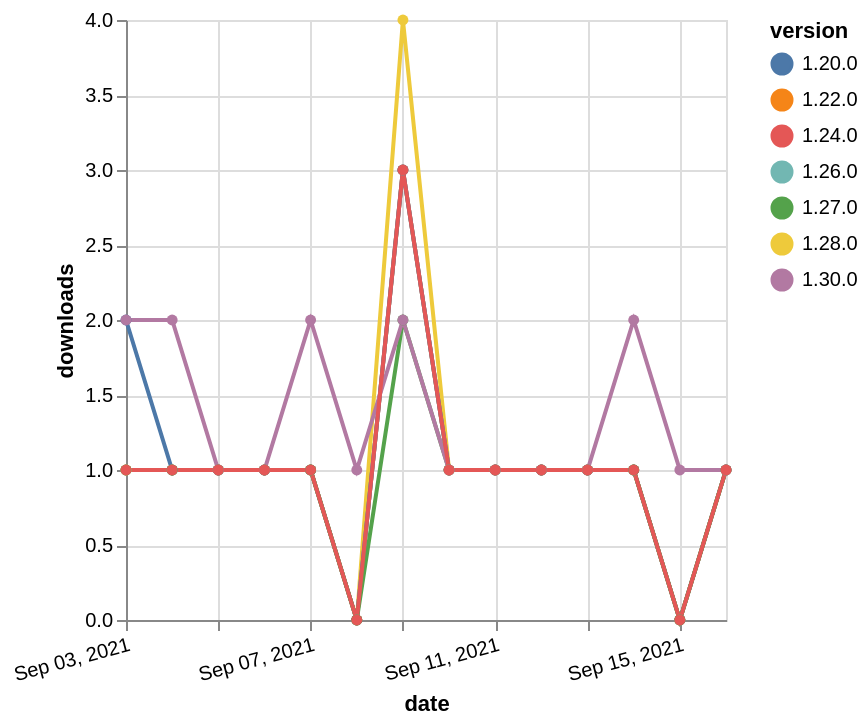

Write the Vega-Lite specification saved for this chart.
### Vega-Lite specification from a JSON file in a GitHub repository (floating-point values rounded to 4 significant figures)
{"$schema": "https://vega.github.io/schema/vega-lite/v5.json", "description": "A simple bar chart with embedded data.", "data": {"values": [{"date": "2021-09-03", "total": 283, "delta": 1, "version": "1.22.0"}, {"date": "2021-09-04", "total": 284, "delta": 1, "version": "1.22.0"}, {"date": "2021-09-05", "total": 285, "delta": 1, "version": "1.22.0"}, {"date": "2021-09-06", "total": 286, "delta": 1, "version": "1.22.0"}, {"date": "2021-09-07", "total": 287, "delta": 1, "version": "1.22.0"}, {"date": "2021-09-08", "total": 287, "delta": 0, "version": "1.22.0"}, {"date": "2021-09-09", "total": 290, "delta": 3, "version": "1.22.0"}, {"date": "2021-09-10", "total": 291, "delta": 1, "version": "1.22.0"}, {"date": "2021-09-11", "total": 292, "delta": 1, "version": "1.22.0"}, {"date": "2021-09-12", "total": 293, "delta": 1, "version": "1.22.0"}, {"date": "2021-09-13", "total": 294, "delta": 1, "version": "1.22.0"}, {"date": "2021-09-14", "total": 295, "delta": 1, "version": "1.22.0"}, {"date": "2021-09-15", "total": 295, "delta": 0, "version": "1.22.0"}, {"date": "2021-09-16", "total": 296, "delta": 1, "version": "1.22.0"}, {"date": "2021-09-03", "total": 202, "delta": 1, "version": "1.28.0"}, {"date": "2021-09-04", "total": 203, "delta": 1, "version": "1.28.0"}, {"date": "2021-09-05", "total": 204, "delta": 1, "version": "1.28.0"}, {"date": "2021-09-06", "total": 205, "delta": 1, "version": "1.28.0"}, {"date": "2021-09-07", "total": 206, "delta": 1, "version": "1.28.0"}, {"date": "2021-09-08", "total": 206, "delta": 0, "version": "1.28.0"}, {"date": "2021-09-09", "total": 210, "delta": 4, "version": "1.28.0"}, {"date": "2021-09-10", "total": 211, "delta": 1, "version": "1.28.0"}, {"date": "2021-09-11", "total": 212, "delta": 1, "version": "1.28.0"}, {"date": "2021-09-12", "total": 213, "delta": 1, "version": "1.28.0"}, {"date": "2021-09-13", "total": 214, "delta": 1, "version": "1.28.0"}, {"date": "2021-09-14", "total": 215, "delta": 1, "version": "1.28.0"}, {"date": "2021-09-15", "total": 215, "delta": 0, "version": "1.28.0"}, {"date": "2021-09-16", "total": 216, "delta": 1, "version": "1.28.0"}, {"date": "2021-09-03", "total": 152, "delta": 1, "version": "1.26.0"}, {"date": "2021-09-04", "total": 153, "delta": 1, "version": "1.26.0"}, {"date": "2021-09-05", "total": 154, "delta": 1, "version": "1.26.0"}, {"date": "2021-09-06", "total": 155, "delta": 1, "version": "1.26.0"}, {"date": "2021-09-07", "total": 156, "delta": 1, "version": "1.26.0"}, {"date": "2021-09-08", "total": 156, "delta": 0, "version": "1.26.0"}, {"date": "2021-09-09", "total": 159, "delta": 3, "version": "1.26.0"}, {"date": "2021-09-10", "total": 160, "delta": 1, "version": "1.26.0"}, {"date": "2021-09-11", "total": 161, "delta": 1, "version": "1.26.0"}, {"date": "2021-09-12", "total": 162, "delta": 1, "version": "1.26.0"}, {"date": "2021-09-13", "total": 163, "delta": 1, "version": "1.26.0"}, {"date": "2021-09-14", "total": 164, "delta": 1, "version": "1.26.0"}, {"date": "2021-09-15", "total": 164, "delta": 0, "version": "1.26.0"}, {"date": "2021-09-16", "total": 165, "delta": 1, "version": "1.26.0"}, {"date": "2021-09-03", "total": 216, "delta": 2, "version": "1.20.0"}, {"date": "2021-09-04", "total": 217, "delta": 1, "version": "1.20.0"}, {"date": "2021-09-05", "total": 218, "delta": 1, "version": "1.20.0"}, {"date": "2021-09-06", "total": 219, "delta": 1, "version": "1.20.0"}, {"date": "2021-09-07", "total": 220, "delta": 1, "version": "1.20.0"}, {"date": "2021-09-08", "total": 220, "delta": 0, "version": "1.20.0"}, {"date": "2021-09-09", "total": 223, "delta": 3, "version": "1.20.0"}, {"date": "2021-09-10", "total": 224, "delta": 1, "version": "1.20.0"}, {"date": "2021-09-11", "total": 225, "delta": 1, "version": "1.20.0"}, {"date": "2021-09-12", "total": 226, "delta": 1, "version": "1.20.0"}, {"date": "2021-09-13", "total": 227, "delta": 1, "version": "1.20.0"}, {"date": "2021-09-14", "total": 228, "delta": 1, "version": "1.20.0"}, {"date": "2021-09-15", "total": 228, "delta": 0, "version": "1.20.0"}, {"date": "2021-09-16", "total": 229, "delta": 1, "version": "1.20.0"}, {"date": "2021-09-03", "total": 145, "delta": 1, "version": "1.27.0"}, {"date": "2021-09-04", "total": 146, "delta": 1, "version": "1.27.0"}, {"date": "2021-09-05", "total": 147, "delta": 1, "version": "1.27.0"}, {"date": "2021-09-06", "total": 148, "delta": 1, "version": "1.27.0"}, {"date": "2021-09-07", "total": 149, "delta": 1, "version": "1.27.0"}, {"date": "2021-09-08", "total": 149, "delta": 0, "version": "1.27.0"}, {"date": "2021-09-09", "total": 151, "delta": 2, "version": "1.27.0"}, {"date": "2021-09-10", "total": 152, "delta": 1, "version": "1.27.0"}, {"date": "2021-09-11", "total": 153, "delta": 1, "version": "1.27.0"}, {"date": "2021-09-12", "total": 154, "delta": 1, "version": "1.27.0"}, {"date": "2021-09-13", "total": 155, "delta": 1, "version": "1.27.0"}, {"date": "2021-09-14", "total": 156, "delta": 1, "version": "1.27.0"}, {"date": "2021-09-15", "total": 156, "delta": 0, "version": "1.27.0"}, {"date": "2021-09-16", "total": 157, "delta": 1, "version": "1.27.0"}, {"date": "2021-09-03", "total": 121, "delta": 2, "version": "1.30.0"}, {"date": "2021-09-04", "total": 123, "delta": 2, "version": "1.30.0"}, {"date": "2021-09-05", "total": 124, "delta": 1, "version": "1.30.0"}, {"date": "2021-09-06", "total": 125, "delta": 1, "version": "1.30.0"}, {"date": "2021-09-07", "total": 127, "delta": 2, "version": "1.30.0"}, {"date": "2021-09-08", "total": 128, "delta": 1, "version": "1.30.0"}, {"date": "2021-09-09", "total": 130, "delta": 2, "version": "1.30.0"}, {"date": "2021-09-10", "total": 131, "delta": 1, "version": "1.30.0"}, {"date": "2021-09-11", "total": 132, "delta": 1, "version": "1.30.0"}, {"date": "2021-09-12", "total": 133, "delta": 1, "version": "1.30.0"}, {"date": "2021-09-13", "total": 134, "delta": 1, "version": "1.30.0"}, {"date": "2021-09-14", "total": 136, "delta": 2, "version": "1.30.0"}, {"date": "2021-09-15", "total": 137, "delta": 1, "version": "1.30.0"}, {"date": "2021-09-16", "total": 138, "delta": 1, "version": "1.30.0"}, {"date": "2021-09-03", "total": 171, "delta": 1, "version": "1.24.0"}, {"date": "2021-09-04", "total": 172, "delta": 1, "version": "1.24.0"}, {"date": "2021-09-05", "total": 173, "delta": 1, "version": "1.24.0"}, {"date": "2021-09-06", "total": 174, "delta": 1, "version": "1.24.0"}, {"date": "2021-09-07", "total": 175, "delta": 1, "version": "1.24.0"}, {"date": "2021-09-08", "total": 175, "delta": 0, "version": "1.24.0"}, {"date": "2021-09-09", "total": 178, "delta": 3, "version": "1.24.0"}, {"date": "2021-09-10", "total": 179, "delta": 1, "version": "1.24.0"}, {"date": "2021-09-11", "total": 180, "delta": 1, "version": "1.24.0"}, {"date": "2021-09-12", "total": 181, "delta": 1, "version": "1.24.0"}, {"date": "2021-09-13", "total": 182, "delta": 1, "version": "1.24.0"}, {"date": "2021-09-14", "total": 183, "delta": 1, "version": "1.24.0"}, {"date": "2021-09-15", "total": 183, "delta": 0, "version": "1.24.0"}, {"date": "2021-09-16", "total": 184, "delta": 1, "version": "1.24.0"}]}, "width": "container", "mark": {"type": "line", "point": {"filled": true}}, "encoding": {"x": {"field": "date", "type": "temporal", "timeUnit": "yearmonthdate", "title": "date", "axis": {"labelAngle": -15}}, "y": {"field": "delta", "type": "quantitative", "title": "downloads"}, "color": {"field": "version", "type": "nominal"}, "tooltip": {"field": "delta"}}}
